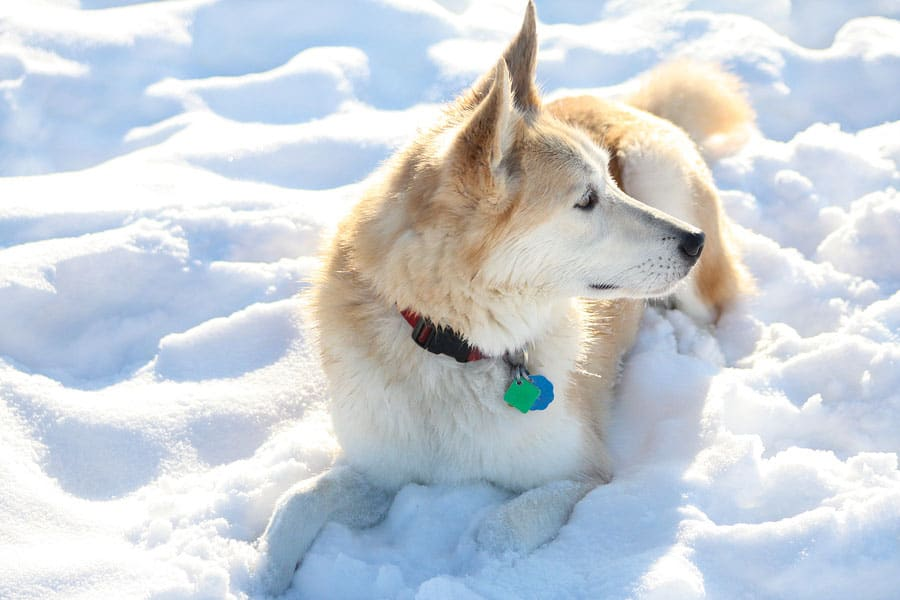
#> input picture Homework - Chapter 03/Golden-Retriever-Husky-Mix-.jpg, 900 x 600 px, found by its file name
$ jupyter execute Q1.ipynb
#> lines starting #> are read from the running program, lines starting #| are printed output that depends on the picture
# Q-1 Load the image dog.jpg and convert to grayscale. We will repeat Exercise 2-1, using the FFT to compress the image at different compression ra- tios. However, now, we will compare the error versus compression ratio for the image downsampled at different resolutions. Compare the original image (2000 × 1500) and downsampled copies of the following resolutions: 1000 × 750, 500 × 375, 200 × 150, and 100 × 75. Plot the error versus compression ratio for each image resolution on the same plot. Explain the observed trends.

[cell 1]
import cv2
import numpy as np
import matplotlib.pyplot as plt

from google.colab import drive
drive.mount('/content/gdrive')

[cell 2]
# Load the image and convert to grayscale
image = cv2.imread('/content/gdrive/MyDrive/Sparsity_Assgn/Golden-Retriever-Husky-Mix-.jpg', cv2.IMREAD_GRAYSCALE)
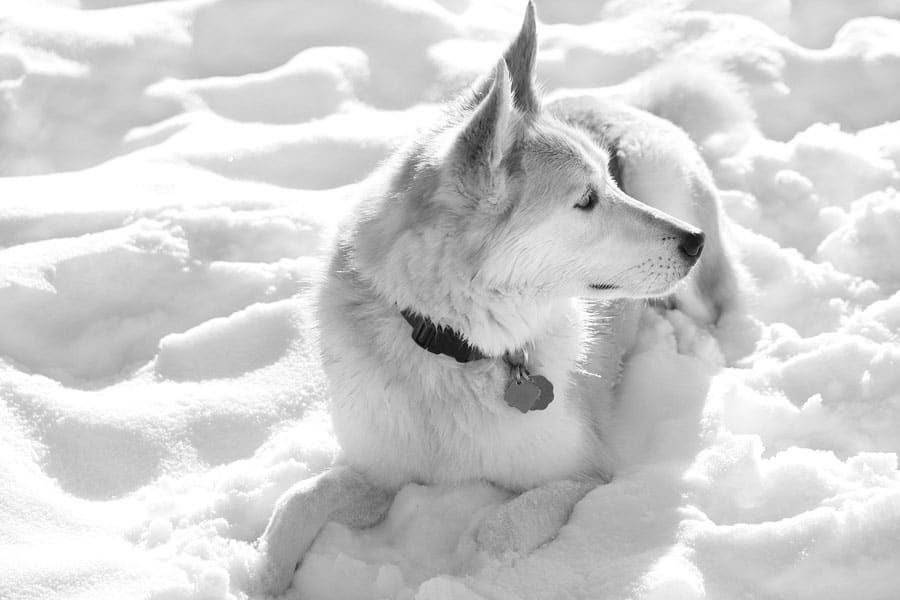
#> image: shape (600, 900); min 6, max 255, mean 207.1

# Define different resolutions
resolutions = [(2000, 1500), (1000, 750), (500, 375), (200, 150), (100, 75)]

# Compression ratios to test
compression_ratios = np.linspace(0.1, 0.9, 10)

# Initialize a list to store errors for each resolution
errors = []

for width, height in resolutions:
    # Downsample the image to the specified resolution
    resized_image = cv2.resize(image, (width, height))
    img = plt.imshow(resized_image)
    img.set_cmap('gray')
    plt.axis('off')
    plt.show()

    # Calculate FFT
    f_transform = np.fft.fft2(resized_image)

    # Initialize a list to store errors for each compression ratio
    errors_resolution = []

    for ratio in compression_ratios:
        # Sort the magnitude spectrum and set the lowest coefficients to zero
        sorted_magnitude = np.sort(np.abs(f_transform).flatten())
        # print(sorted_magnitude.shape)
        threshold_index = int(len(sorted_magnitude) * ratio)
        # print(threshold_index)
        threshold = sorted_magnitude[threshold_index]
        f_transform_copy = f_transform.copy()
        f_transform_copy[np.abs(f_transform) < threshold] = 0

        # Calculate the inverse FFT
        compressed_image = np.fft.ifft2(f_transform_copy).real

        # Calculate the mean squared error between the original and compressed images
        mse = np.mean((resized_image - compressed_image) ** 2)

        errors_resolution.append(mse)

    errors.append(errors_resolution)
#> this loop made 5 passes
#> pass 1, `resized_image = cv2.resize(image, (width, height))`:
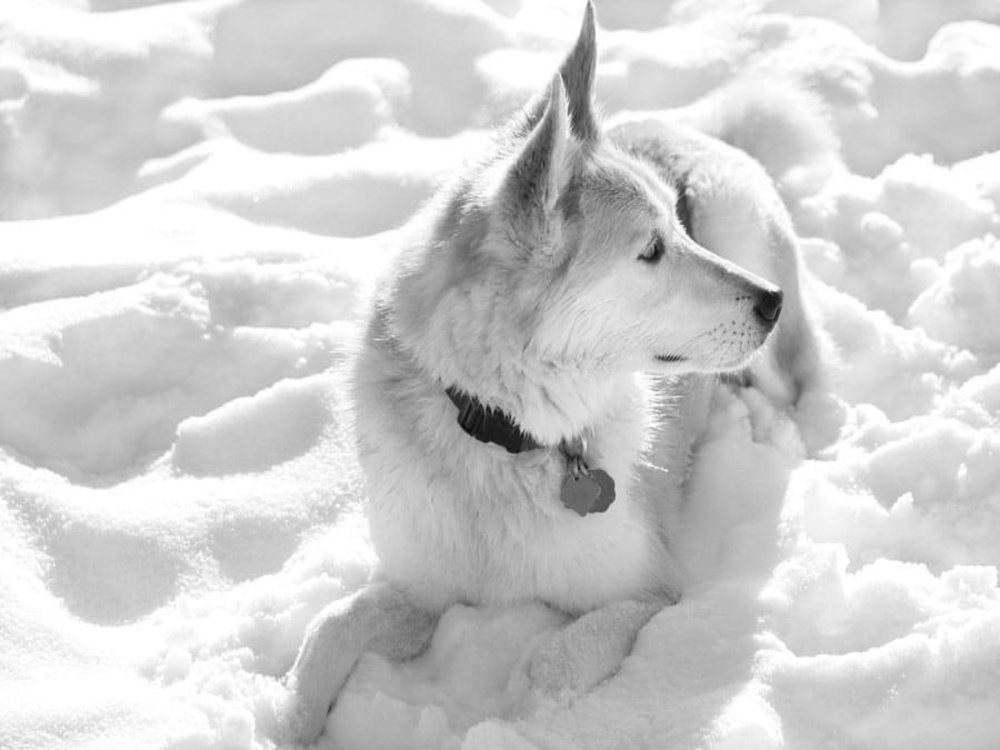
#> resized_image: shape (1500, 2000) (shown at 1/2 size); min 8, max 255, mean 207
#> pass 2, `resized_image = cv2.resize(image, (width, height))`:
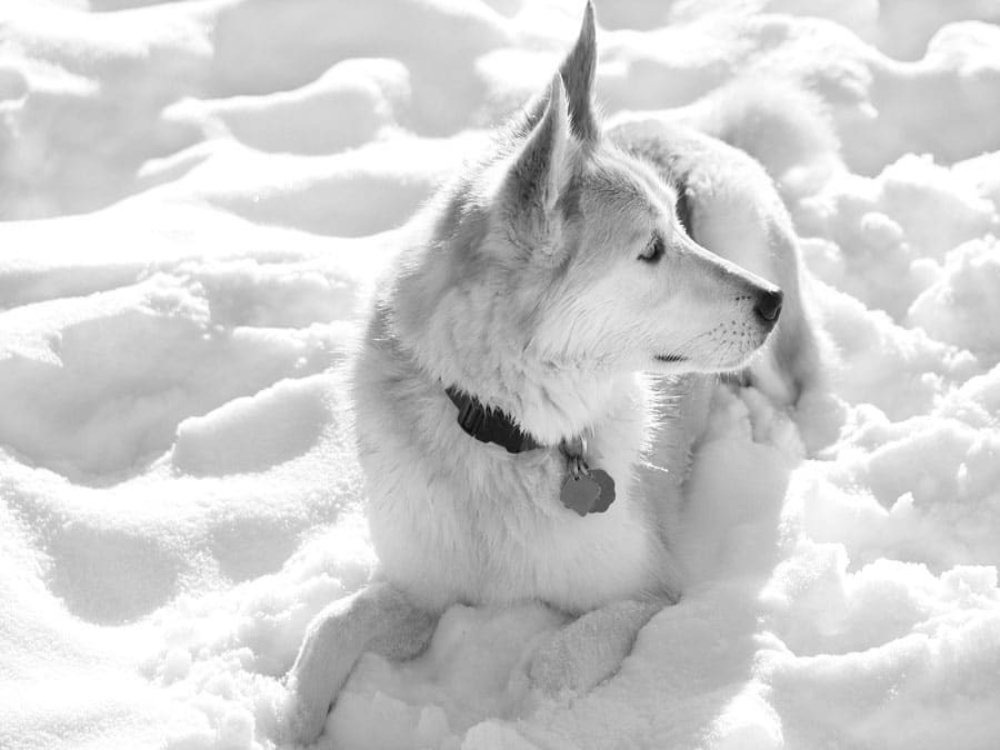
#> resized_image: shape (750, 1000); min 8, max 255, mean 207
#> after the loop:
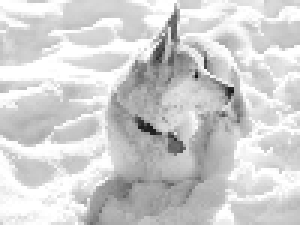
#> resized_image: shape (75, 100) (shown 3 times larger); min 20, max 255, mean 207.5
#> after the loop, errors = 5 items

# Plot error versus compression ratio for each resolution
for i, resolution in enumerate(resolutions):
    plt.plot(compression_ratios, errors[i], label=f"{resolution[0]}x{resolution[1]}")

plt.xlabel('Compression Ratio')
plt.ylabel('Mean Squared Error')
plt.title('Error vs. Compression Ratio for Different Resolutions')
plt.legend()
plt.grid()
plt.show()
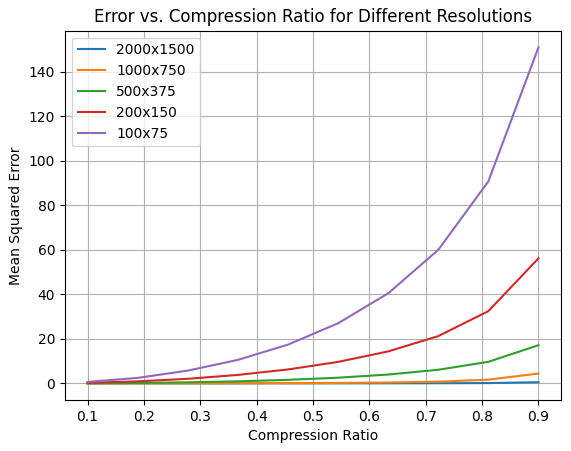
#> figure drawn by matplotlib, 1 panel; curve peaks at x = 0.9, y = 0.513; curve peaks at x = 0.9, y = 4.44; curve peaks at x = 0.9, y = 17.17
